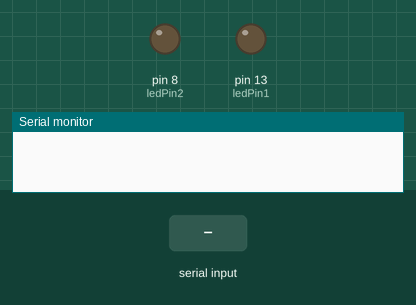
This sketch was run on a simulated Arduino Uno, built with avr-gcc and run on an emulated ATmega328P. Shown: output pins drawn as LEDs (lit = HIGH), the last lines printed to the serial monitor. Inputs (shaded band) come from the test bench.

Above: at 1.2 s.
1.3 s: "3" received over Serial
At 2.0 s:
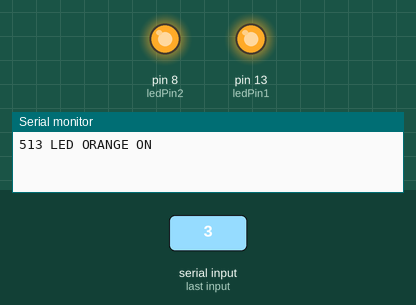
2.8 s: "2" received over Serial
At 3.1 s:
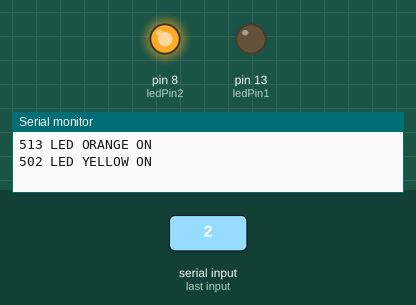
4.3 s: "1" received over Serial
At 5.5 s:
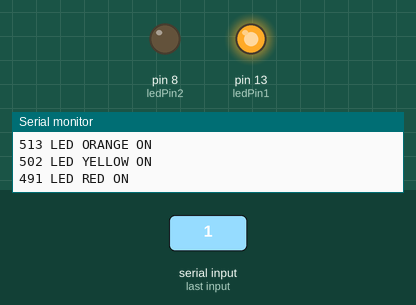
Timing chart, 0 to 7.3 s (numbered marks = the images above; inputs shaded):
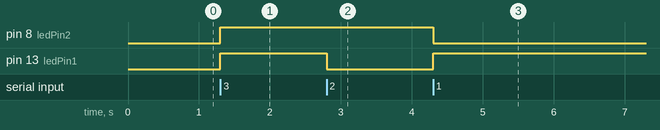

The sketch:

BiColorLightandSerial.ino
```cpp
/*
 * The following takes an input from arduino_control.py through Serial and changes a bi-color led light based on the input.
 */
/*-----( Declare Constants)-----*/
const int ledPin1 =  13;
const int ledPin2 =  8;

/*-----( Declare Variables )-----*/
int ByteReceived;

void setup()   /****** SETUP: RUNS ONCE ******/
{
  Serial.begin(9600);
  pinMode(ledPin1, OUTPUT);
  pinMode(ledPin2, OUTPUT);
}
//--(end setup )---

void loop()   /****** LOOP: RUNS CONSTANTLY ******/
{
  if (Serial.available() > 0)
  {
    ByteReceived = Serial.read();
    Serial.print(ByteReceived);
    Serial.print(char(ByteReceived));

    if(char(ByteReceived) == '3')
    {
      digitalWrite(ledPin1, HIGH);
      digitalWrite(ledPin2, HIGH);
      Serial.print(" LED ORANGE ON ");
    }

    if(char(ByteReceived) == '2') // Single Quote! This is a character.
    {
      digitalWrite(ledPin1, LOW);
      digitalWrite(ledPin2, HIGH);
      Serial.print(" LED YELLOW ON ");
    }

    if(char(ByteReceived) == '1')
    {
      digitalWrite(ledPin1, HIGH);
      digitalWrite(ledPin2, LOW);
      Serial.print(" LED RED ON ");
    }

    if(char(ByteReceived) == '0')
    {
      digitalWrite(ledPin1, LOW);
      digitalWrite(ledPin2, LOW);
      Serial.print(" LED OFF");
    }

    Serial.println();    // End the line

  // END Serial Available
  }
}

//--(end main loop )---
```

Measured:
- after the input at 1.3 s, pin 8 (ledPin2), pin 13 (ledPin1): LOW → HIGH at once
- after the input at 2.8 s, pin 13 (ledPin1): HIGH → LOW at once
- after the input at 4.3 s, pin 8 (ledPin2): HIGH → LOW at once; pin 13 (ledPin1): LOW → HIGH at once
